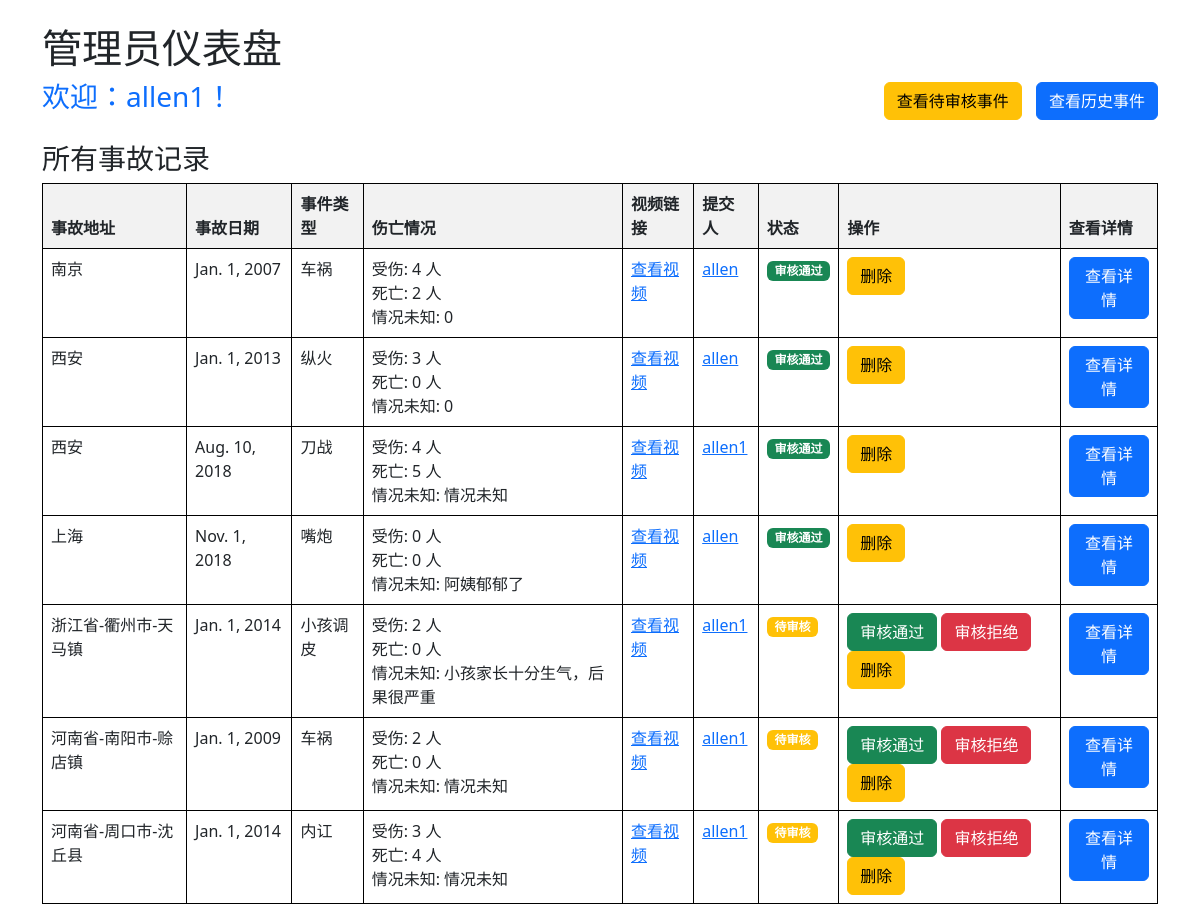
/admin_dashboard/ (signed in), run on the app's committed database.
### users/models.py (models this page shows, shortened)
class CustomUser(AbstractUser):
    is_admin = models.BooleanField(default=False)
    phone_number = models.CharField(max_length=15, blank=True, null=True)  # 电话号码
    address = models.TextField(blank=True, null=True)  # 地址
    def __str__(self):
        return self.username

### data/models.py (models this page shows, shortened)
class Accident(models.Model):
    address = models.CharField(max_length=200)
    accident_date = models.DateField()
    description = models.TextField()
    accident_type = models.CharField(max_length=200)
    injured = models.PositiveIntegerField(default=0)
    dead = models.PositiveIntegerField(default=0)
    unknown = models.CharField(max_length=200, default='情况未知')
    latitude = models.FloatField(default=0.0)
    longitude = models.FloatField(default=0.0)
    video_link = models.CharField(max_length=200)
    is_approved = models.BooleanField(False)
    is_deleted = models.BooleanField(default=False)
    created_by = models.ForeignKey(User, on_delete=models.CASCADE)

### users/views.py (the view)
# urls.py: path('admin_dashboard/', views.admin_dashboard, name='admin_dashboard'),
@login_required
@user_passes_test(is_admin)
def admin_dashboard(request):
    if not request.user.is_authenticated:
        return redirect('login')
    if not request.user.is_staff:
        messages.error(request, "您没有访问管理员仪表盘的权限。")
        return redirect('user_dashboard')
    accidents = Accident.objects.filter(is_deleted=False)
    return render(request, 'users/admin_dashboard.html', {'accidents': accidents})

### users/views.py (called while the page is built)
def is_admin(user):
    return user.is_staff

### templates/users/admin_dashboard.html (shortened to what this page needs)
{% extends 'base_generic.html' %}
{% block content %}
    <div class="container mt-4">
        <h1>管理员仪表盘</h1>
        {% if not user.is_staff %}
          <p>你没有权限访问此页面。</p>
        {% else %}
        <div class="header">
          <h3><a href="{% url 'user_detail' user.id %}">欢迎：{{ user.username }}！</a></h3>
          <div>
            <a href="{% url 'admin_review_accident' %}" class="btn btn-warning">查看待审核事件</a>
            <a href="{% url 'accident_list' %}?next={{ request.path }}" class="btn btn-primary">查看历史事件</a>
          </div>
        </div>
        <h3>所有事故记录</h3>
        <table class="table">
            <thead>
                <tr>
                    <th>事故地址</th>
                    <th>事故日期</th>
                    <th>事件类型</th>
                    <th>伤亡情况</th>
                    <th>视频链接</th>
                    <th>提交人</th>
                    <th>状态</th>
                    <th>操作</th>
                    <th>查看详情</th>
                </tr>
            </thead>
            <tbody>
                {% for accident in accidents %}
                    <tr>
                        <td>{{ accident.address }}</td>
                        <td>{{ accident.accident_date }}</td>
                        <td>{{ accident.accident_type }}</td>
                        <td>
                            受伤: {{ accident.injured|default:0 }} 人<br>
                            死亡: {{ accident.dead|default:0 }} 人<br>
                            情况未知: {{ accident.unknown|default:0 }}
                        </td>
                        <td>
                            <a href="{{ accident.video_link }}" target="_blank">查看视频</a>
                        </td>
                        <td>
                          <a href="{% url 'user_detail' accident.created_by.id %}">{{ accident.created_by }}</a>
                        </td>
                        <td>
                          {% if accident.is_approved %}
                            <span class="badge bg-success">审核通过</span>
                          {% else %}
                            <span class="badge bg-warning">待审核</span>
                          {% endif %}
                        </td>
                        <td>
                          {% if not accident.is_approved %}
                            <a href="{% url 'admin_approve_accident' accident.id %}" class="btn btn-success">审核通过</a>
                            <a href="{% url 'admin_reject_accident' accident.id %}" class="btn btn-danger">审核拒绝</a>
                          {% endif %}
                            <a href="{% url 'admin_delete_accident' accident.id %}" class="btn btn-warning">删除</a>
                        </td>
                        <td>
                          <a href="{% url 'accident_detail' accident.id %}?next={{ request.path }}" class="btn btn-primary">查看详情</a>
                        </td>
                    </tr>
                    {% empty %}
                      <tr>
                        <td colspan="7" class="text-center">没有待处理的事故记录。</td>
                      </tr>
                {% endfor %}
            </tbody>
        </table>
    </div>
    {% endif %}
{% endblock %}

### static/styles.css (style rules this page uses)
.table { width: 100%; border-collapse: collapse; }
.table th, .table td { border: 1px solid black; padding: 8px; text-align: left; }
.table th { background-color: #f2f2f2; }
.table tr:nth-child(even) { background-color: #f9f9f9; }

### templates/users/admin_dashboard.html (style rules this page uses)
.header { display: flex; justify-content: space-between; align-items: center; margin-bottom: 20px; }
.header .btn { margin-left: 10px; }
.header a { text-decoration: none; }

### data on the page
CustomUser: username "allen1"
Accident: address "南京", accident_date "Jan. 1, 2007", accident_type "车祸", injured "4", dead "2", unknown "0", created_by "allen", is_approved "审核通过"
Accident: address "西安", accident_date "Jan. 1, 2013", accident_type "纵火", injured "3", dead "0", unknown "0", created_by "allen", is_approved "审核通过"
Accident: address "西安", accident_date "Aug. 10, 2018", accident_type "刀战", injured "4", dead "5", unknown "情况未知", created_by "allen1", is_approved "审核通过"
Accident: address "上海", accident_date "Nov. 1, 2018", accident_type "嘴炮", injured "0", dead "0", unknown "阿姨郁郁了", created_by "allen", is_approved "审核通过"
Accident: address "浙江省-衢州市-天马镇", accident_date "Jan. 1, 2014", accident_type "小孩调皮", injured "2", dead "0", unknown "小孩家长十分生气，后果很严重", created_by "allen1", is_approved "待审核"
Accident: address "河南省-南阳市-赊店镇", accident_date "Jan. 1, 2009", accident_type "车祸", injured "2", dead "0", unknown "情况未知", created_by "allen1", is_approved "待审核"
Accident: address "河南省-周口市-沈丘县", accident_date "Jan. 1, 2014", accident_type "内讧", injured "3", dead "4", unknown "情况未知", created_by "allen1", is_approved "待审核"
